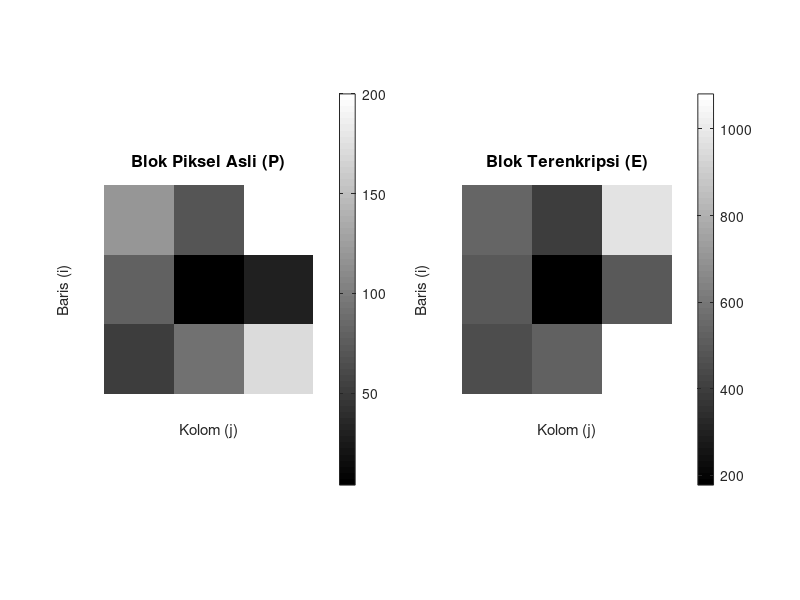

Write the MATLAB code that produced this figure. (Note: this script raises an error after producing the figure.)
% ===================================================== 
%  UTS Matematika Sains Data — Semester Genap 2025/2026 
%  Soal 2f — Visualisasi Citra Enkripsi
%  Nama  : <Satrio Radithya Prayata> 
%  NIM   : 2510514021 
%  Parameter: N=21, a=2, b=1, K=4, theta0=65, alpha=0.002 
%  Tanggal:  24 April 2026
% ===================================================== 

clc; clear; close all;

% Tampilkan timestamp
disp(['Tanggal & Waktu Eksekusi: ', datestr(now)])
disp('=====================================================')

P = [120,  71, 200; 
    80,   4,  31; 
    51,  90, 170];


A = [3, 1, 2; 
    1, 4, 1; 
    1, 1, 5];

% Operasi Enkripsi
E = A * P;


figure('Name', 'Hasil Enkripsi Citra Logo (NIM: 2510514021)', 'Position', [100 100 800 400]);

% Subplot 1: Citra Piksel Asli
subplot(1, 2, 1);
% Menggunakan imshow(P, []) agar rentang warna disesuaikan otomatis dari nilai min-max
imshow(P, []); 
title('Blok Piksel Asli (P)', 'FontSize', 12, 'FontWeight', 'bold');
xlabel('Kolom (j)');
ylabel('Baris (i)');
colorbar; % Menampilkan skala nilai piksel

% Subplot 2: Citra Piksel Terenkripsi
subplot(1, 2, 2);
% Menggunakan imshow(E, []) untuk memvisualisasikan piksel yang telah diacak
imshow(E, []);
title('Blok Terenkripsi (E)', 'FontSize', 12, 'FontWeight', 'bold');
xlabel('Kolom (j)');
ylabel('Baris (i)');
colorbar; % Menampilkan skala nilai piksel yang telah membesar

% Judul utama untuk keseluruhan figure
sgtitle('Perbandingan Citra Sebelum dan Sesudah Transformasi Matriks (Enkripsi)', 'FontSize', 14);
